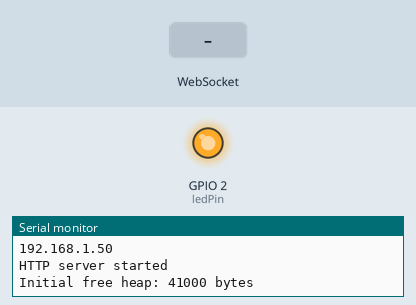
The sketch below on a simulated ESP32. On the bench: output pins drawn as LEDs (lit = HIGH), the last lines printed to the serial monitor. The test bench sets the inputs (shaded band). WiFi joins after 1.5 s; servers stay silent unless stated.

Above: at 3.2 s.
3.3 s: WebSocket text "1" received
At 3.8 s:
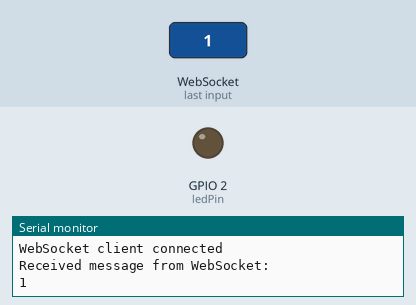
Timing chart, 0 to 6.3 s (numbered marks = the images above; inputs shaded):
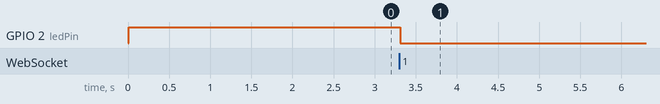

Measured:
- after the input at 3.3 s, GPIO 2 (ledPin): HIGH → LOW at once

The sketch:

debug_socket.ino
```cpp
#include <WiFi.h>
#include <AsyncTCP.h>
#include <ESPAsyncWebServer.h>

// Replace with your network credentials
const char* ssid = "LocalNetwork";
const char* password = "sukarna jana";

// Create an AsyncWebServer object on port 80
AsyncWebServer server(80);

// Create a WebSocket object
AsyncWebSocket ws("/ws");

// Define the LED pin
const int ledPin = LED_BUILTIN;

void onWsEvent(AsyncWebSocket * server, AsyncWebSocketClient * client, AwsEventType type, void * arg, uint8_t * data, size_t len) {
  if (type == WS_EVT_CONNECT) {
    Serial.println("WebSocket client connected");
    digitalWrite(ledPin, LOW); // Turn on LED (LOW is ON for built-in LED on ESP32)
  } else if (type == WS_EVT_DISCONNECT) {
    Serial.println("WebSocket client disconnected");
    digitalWrite(ledPin, HIGH); // Turn off LED (HIGH is OFF for built-in LED on ESP32)
  } else if (type == WS_EVT_DATA) {
    String msg = "";
    for (size_t i = 0; i < len; i++) {
      msg += (char) data[i];
    }
    DebugMonitoring(msg);
    // Echo the message back to the client
    client->text(msg);
  }
}

void setup() {
  // Start the Serial communication to send messages to the computer
  Serial.begin(115200);
  delay(10);

  // Initialize the LED pin
  pinMode(ledPin, OUTPUT);
  digitalWrite(ledPin, HIGH); // Turn off LED (HIGH is OFF for built-in LED on ESP32)

  // Connect to Wi-Fi network
  WiFi.begin(ssid, password);

  Serial.print("Connecting to ");
  Serial.print(ssid);
  Serial.println("...");

  // Wait for the Wi-Fi to connect
  while (WiFi.status() != WL_CONNECTED) {
    delay(1000);
    Serial.print(".");
  }
  Serial.println("");
  Serial.println("WiFi connected.");
  Serial.println("IP address: ");
  Serial.println(WiFi.localIP());

  // Attach WebSocket event handler
  ws.onEvent(onWsEvent);
  server.addHandler(&ws);

  // Start the server
  server.begin();
  Serial.println("HTTP server started");

  // Print initial free heap memory
  Serial.printf("Initial free heap: %d bytes\n", ESP.getFreeHeap());
}

void loop() {
  // Print free heap memory periodically
  static unsigned long lastHeapLogTime = 0;
  if (millis() - lastHeapLogTime > 5000) {
    Serial.printf("Free heap: %d bytes\n", ESP.getFreeHeap());
    lastHeapLogTime = millis();
  }
}

void DebugMonitoring(String message) {
  Serial.println("Received message from WebSocket:");
  Serial.println(message);
}
```
